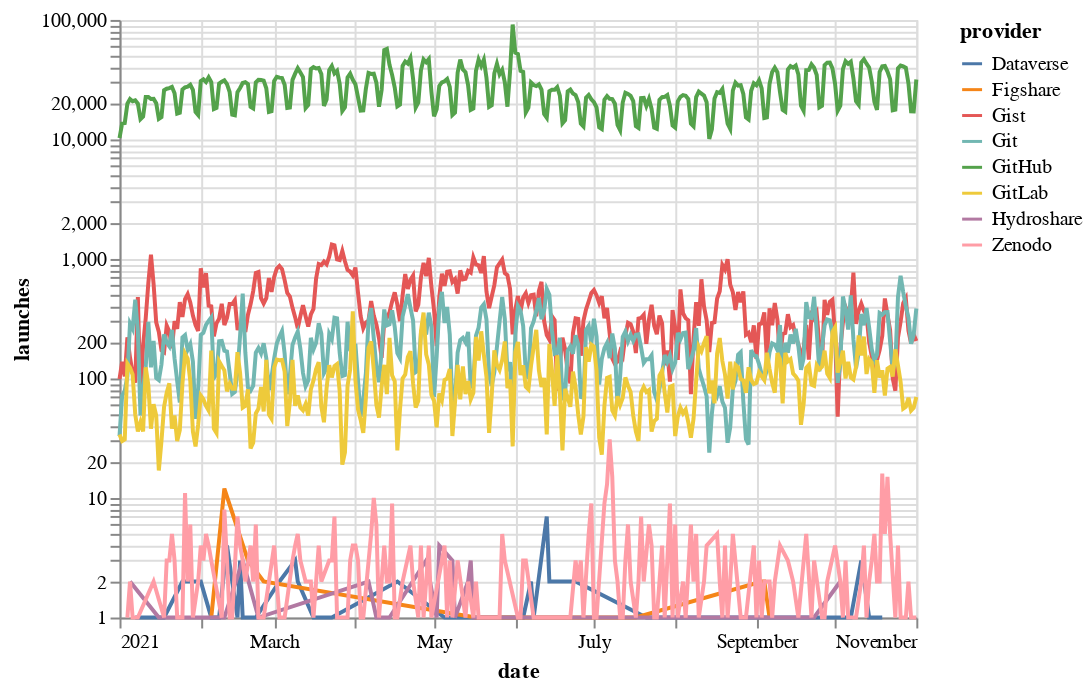

The code cell stored with this chart in its notebook:
### Markdown cell above
## Launches by provider

### Code cell
provider = data.groupby(['provider', 'date']).agg({'launches': 'sum'}).reset_index()
alt.Chart(provider).mark_line().encode(
    x="date",
    y=alt.Y("launches", scale=alt.Scale(type="log")),
    color="provider"
)

### Figure 1 — Vega-Lite specification as saved in the notebook (floating-point values rounded to 4 significant figures; data arrays with more than 128 entries replaced by an {"elided": "..."} marker saying what was removed)
{"config": {"view": {"continuousWidth": 400, "continuousHeight": 300}}, "data": {"name": "data-1666545ccb32918c6a92b3e4afbcdb1d"}, "mark": "line", "encoding": {"color": {"type": "nominal", "field": "provider"}, "x": {"type": "temporal", "field": "date"}, "y": {"type": "quantitative", "field": "launches", "scale": {"type": "log"}}}, "$schema": "https://vega.github.io/schema/vega-lite/v4.8.1.json", "datasets": {"data-1666545ccb32918c6a92b3e4afbcdb1d": {"elided": "1513 records"}}}
